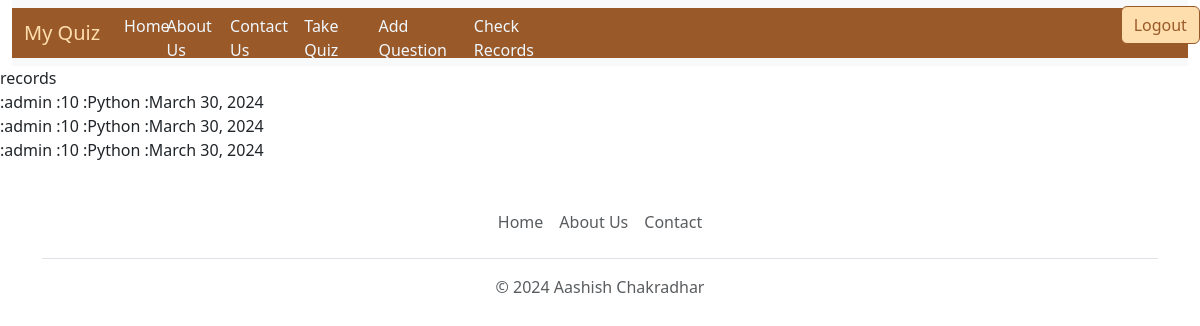
The page /get-records (signed in) on the database its author committed.
### quiz/models.py (models this page shows, shortened)
class BaseModel(models.Model):
    uid=models.UUIDField(primary_key=True,default=uuid.uuid4,editable=False)
    created_at=models.DateField(auto_now_add=True)
    updated_at=models.DateField(auto_now=True)
    class Meta:
        abstract=True

class Records(BaseModel):
    category=models.ForeignKey(Category,related_name='category_records',on_delete=models.CASCADE)
    user_name=models.CharField(max_length=150)
    score=models.IntegerField(default=0)

class Category(BaseModel):
    category_name = models.CharField(max_length=15, default='Uncatogarized')
    def __str__(self):
        return self.category_name

### quiz/views.py (the view)
# urls.py: path('get-records',views.get_record,name='get_records'),
def get_record(request):
    try:
        current_user = request.user
        all_records = Records.objects.all()
        filter_record = all_records.filter(user_name=current_user)
        context = {'records': filter_record}
        return render(request, 'records.html', context)
    except Exception as e:
        print(e)
    return HttpResponse('No records found!')

### templates/records.html (shortened to what this page needs)
{% extends "base.html" %}
{% block body %}
    <div>
        records
        {% for record in records %}
            <br>
            :{{record.user_name}}
            :{{record.score}}
            :{{record.category}}
            :{{record.created_at}}
        {% endfor %}
    </div>
{% endblock body %}

### rows shown on the page
Records: user_name "admin", score "10", category "Python", created_at "March 30, 2024"
Records: user_name "admin", score "10", category "Python", created_at "March 30, 2024"
Records: user_name "admin", score "10", category "Python", created_at "March 30, 2024"
